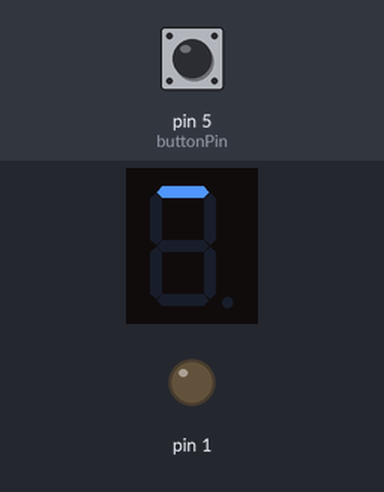
Recording of a sketch running on a simulated Arduino Uno, built with avr-gcc and run on an emulated ATmega328P. Parts: 1-digit seven-segment display, output pins drawn as LEDs (lit = HIGH). Wiring (inferred from the names in the program): 1-digit 7-segment display, segments lit when HIGH: segments pin 6, pin 7, pin 8, pin 9, pin 10, pin 11, pin 12, pin 13. The inputs (shaded band) are chosen by the test bench; at power-on: pin 5 (buttonPin) HIGH. Random numbers use the default seed unless the sketch sets one; the segment pins are drawn as the display they are named for; pins used as bus, display or sensor lines are not drawn.

Above: at 0.1 s.
At 1.3 s:
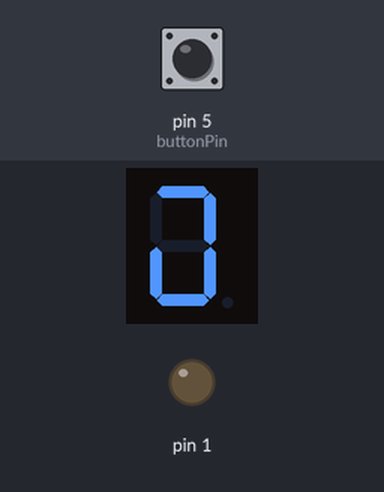
At 3.0 s:
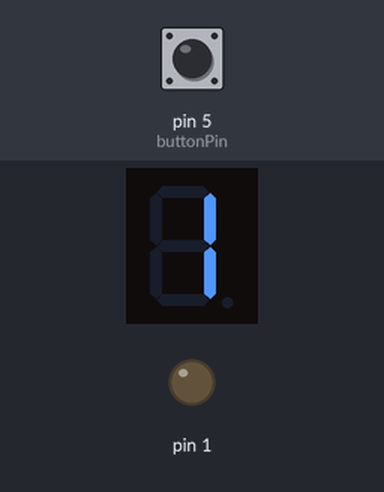
At 4.5 s:
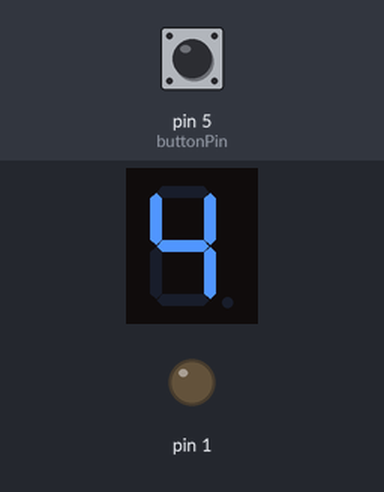
At 6.0 s:
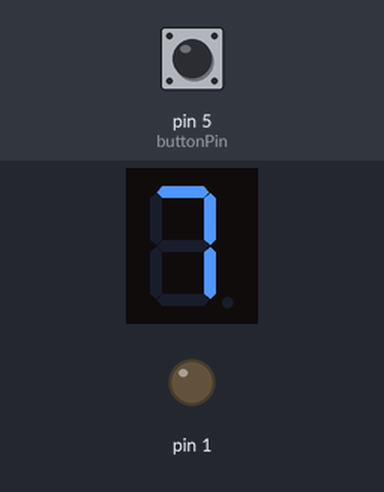
At 7.5 s:
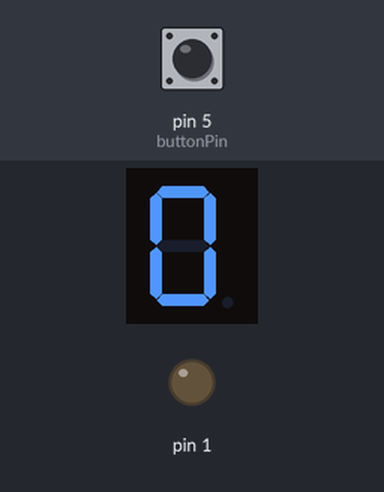

The sketch:

_7segProj.ino
```cpp
#define SEGPIN_NUM 8
byte segPin[8] = {6,7,8,9,10,11,12,13};
byte buttonPin = 5;

//Arduino pin 6,7,8,9,10,11,12,13
//            A B C D  E  F  G DP
byte segNum[10][8] = {
		{1,1,1,1,1,1,0,0}, //0
		{0,1,1,0,0,0,0,0}, //1
		{1,1,0,1,1,0,1,0}, //2
		{1,1,1,1,0,0,1,0}, //3
		{0,1,1,0,0,1,1,0}, //4
		{1,0,1,1,0,1,1,0}, //5
		{0,0,1,1,1,1,1,0}, //6
		{1,1,1,0,0,0,0,0}, //7
		{1,1,1,1,1,1,1,0}, //8
		{1,1,1,0,0,1,1,0} //9
	};//SevenSeg[10]

/*
byte segNum[10][8] = {
		0b11111100, //0
		0b01100000, //1
		0b11011010, //2
		0b11110010, //3
		0b01100110, //4
		0b10110110, //5
		0b00111110, //6
		0b11100000, //7
		0b11111110, //8
		0b11100110 //9
	};//SevenSeg[10]
*/
void setup()
{
  for (byte i=0; i<=SEGPIN_NUM; i++)
    pinMode(segPin[i], OUTPUT);
  pinMode(buttonPin, INPUT);
  chkLED();
  chkNum();
}//setup

void loop()
{
  playDice();
  /*
  for (byte i=0; i<=9; i++)
  {
    disp7seg(i);
    delay(1000);
  }
  */
}

//********************************************************
void chkLED()
{
  byte led;
  for (led=0; led<SEGPIN_NUM; led++)
  {
    digitalWrite(segPin[led], HIGH);
    delay(300);
  }//for led
}//chkLED

//********************************************************
void chkNum()
{
  byte num;

  for (num=0; num<10; num++)
  {
    dispNum(num);
    delay(500);
  }//for num
}//chkLED

//********************************************************
void dispNum(byte num)
{
  byte led;

  for (led=0; led<SEGPIN_NUM; led++)
    digitalWrite(segPin[led], segNum[num][led]);
}//dispNum
//********************************************************
void playDice()
{
  byte buttonStatus = digitalRead(buttonPin);
  static byte finalDiceFace;
  if (buttonStatus == LOW)
    finalDiceFace = randomShow();
  else
    dispResult(finalDiceFace);
}

byte randomShow()
{
  byte num;
  randomSeed(analogRead(A0));
  num = random(1,7);
  dispNum(num);
  delay(10);
  return num;
}

void dispResult(byte finalNum)
{
  dispNum(finalNum);
}
/*
void disp7seg(int num)
{
    //PORTD: 7 6 5 4  3 2 1 0
    //        bit7 6 5 4  3 2 1 0
    //pin       7 6 5 4  3 2 x x
    PORTD = (SevenSeg[num]<<2) & 0xFC;

    //PORTB: x x 13 12  11 10 9 8
    //                                      bit0
    //pin   8
    digitalWrite(8, ((SevenSeg[num]>>6) & 0x01));
}//disp7seg
*/
```

Measured:
- what the display in image 2 shows lasts 0.5 s, from 2.9 s to 3.4 s
